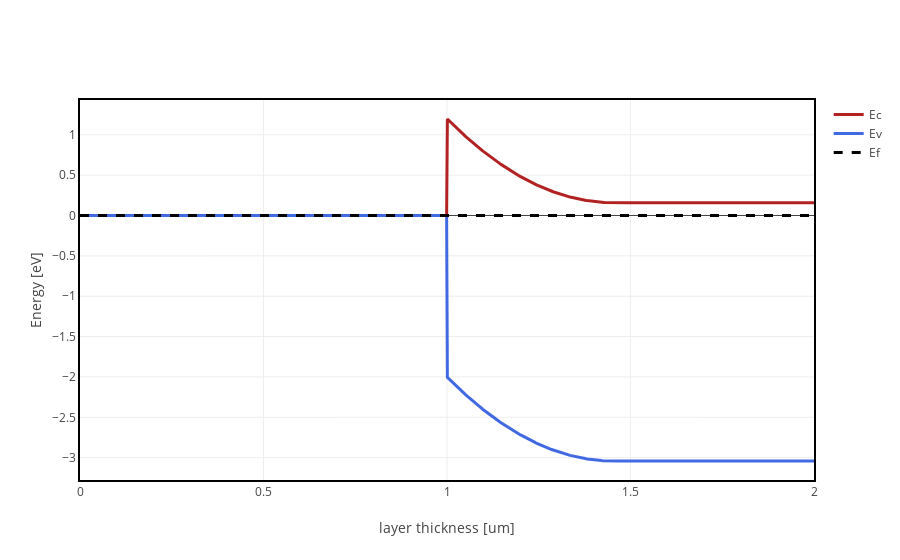

Notebook source saved alongside this figure:
### Markdown cell above
There is an additional plotting feature: it displays, with a smoothed red and blue scale, respectively the population of electrons and holes outside the bandgap. For metals it can be misleading, because we are in the same band and we cannot change from electron to hole representation so easily. From the previous example we should simply add:

### Code cell
device.plot(display_eh=True)

### Figure 1 — Plotly figure (JSON) as saved in the notebook; plotly's stock layout.template omitted (floating-point values rounded to 4 significant figures; data arrays with more than 128 entries replaced by an {"elided": "..."} marker saying what was removed)
{"data": [{"line": {"color": "firebrick", "width": 3}, "name": "Ec", "type": "scatter", "x": {"elided": "1000 float values"}, "y": {"elided": "1000 float values"}}, {"line": {"color": "royalblue", "width": 3}, "name": "Ev", "type": "scatter", "x": {"elided": "1000 float values"}, "y": {"elided": "1000 float values"}}, {"line": {"color": "black", "dash": "dash", "width": 3}, "name": "Ef", "type": "scatter", "x": {"elided": "1000 float values"}, "y": {"elided": "1000 int values"}}], "layout": {"showlegend": true, "xaxis": {"linecolor": "black", "linewidth": 2, "mirror": true, "showline": true, "title": {"text": "layer thickness [um]"}}, "yaxis": {"linecolor": "black", "linewidth": 2, "mirror": true, "showline": true, "title": {"text": "Energy [eV]"}}}}
